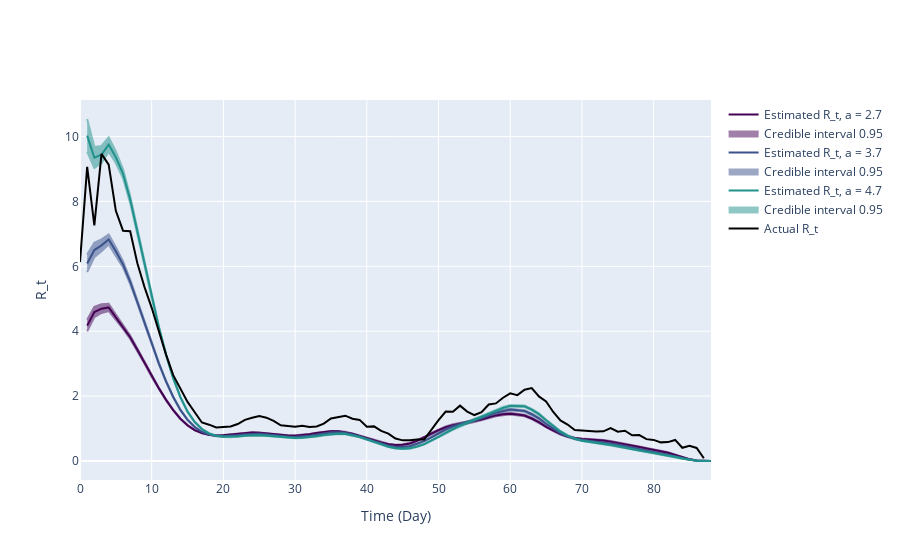

Notebook code for this chart:
### Code cell
# Use incidence data to predict R_t value
theta = incidences_true_r02
end_time_point = len(theta)

gamma_shape_list = [gamma_a-1, gamma_a, gamma_a+1]

inc_data = pd.DataFrame(
    {
        'Time': np.arange(len(theta)-2),
        'Incidence Number': incidences_true_r02[2:len(theta)]
    }
)

intervals_list = []
for gamma_shape in gamma_shape_list:
    gamma_pdf = gamma.pdf(x, gamma_shape, gamma_loc, gamma_scale)
    inference = branchpro.BranchProPosterior(
        inc_data=inc_data,
        daily_serial_interval=gamma_pdf,
        alpha=a,
        beta=b)

    inference.run_inference(tau=tau)
    intervals = inference.get_intervals(central_prob=.95)
    intervals_list.append(intervals)

fig = plot_multi_rt_fig(intervals_list, true_rt_r02[2:-1], gamma_pdf, end_time_point)

n = 0
for i, handle in enumerate(fig.figure['data']):
    if handle['name'].startswith('Estimated'):
        handle['name'] = f'Estimated R_t, a = {gamma_shape_list[n]:.2g}'
        n += 1
   
pio.write_image(fig.figure, 'kg_inference_plots/predicted_vs_true_rt_r02_multi.png') 
fig.show_figure()
